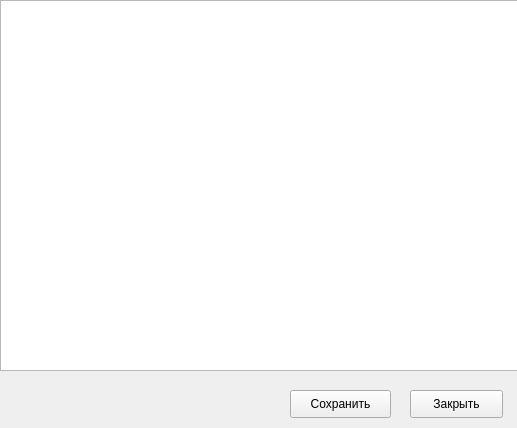
<?xml version="1.0" encoding="UTF-8"?>
<ui version="4.0">
 <class>ProductsList</class>
 <widget class="QWidget" name="ProductsList">
  <property name="geometry">
   <rect>
    <x>0</x>
    <y>0</y>
    <width>517</width>
    <height>428</height>
   </rect>
  </property>
  <property name="windowTitle">
   <string>Form</string>
  </property>
  <widget class="QPushButton" name="pushButton">
   <property name="geometry">
    <rect>
     <x>410</x>
     <y>390</y>
     <width>93</width>
     <height>28</height>
    </rect>
   </property>
   <property name="text">
    <string>Закрыть</string>
   </property>
  </widget>
  <widget class="QPushButton" name="pushButton_2">
   <property name="geometry">
    <rect>
     <x>290</x>
     <y>390</y>
     <width>101</width>
     <height>28</height>
    </rect>
   </property>
   <property name="text">
    <string>Сохранить</string>
   </property>
  </widget>
  <widget class="QPlainTextEdit" name="plainTextEdit">
   <property name="geometry">
    <rect>
     <x>0</x>
     <y>0</y>
     <width>521</width>
     <height>371</height>
    </rect>
   </property>
  </widget>
 </widget>
 <resources/>
 <connections/>
</ui>
